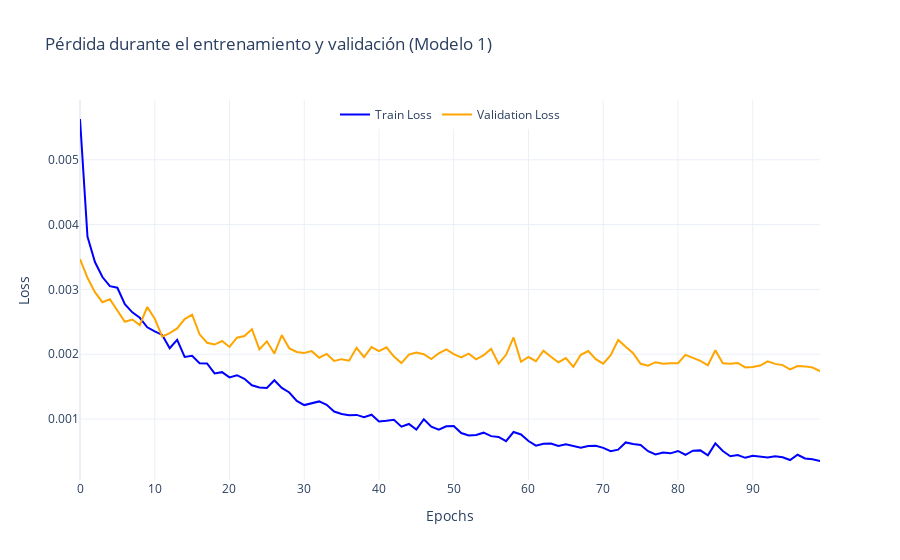
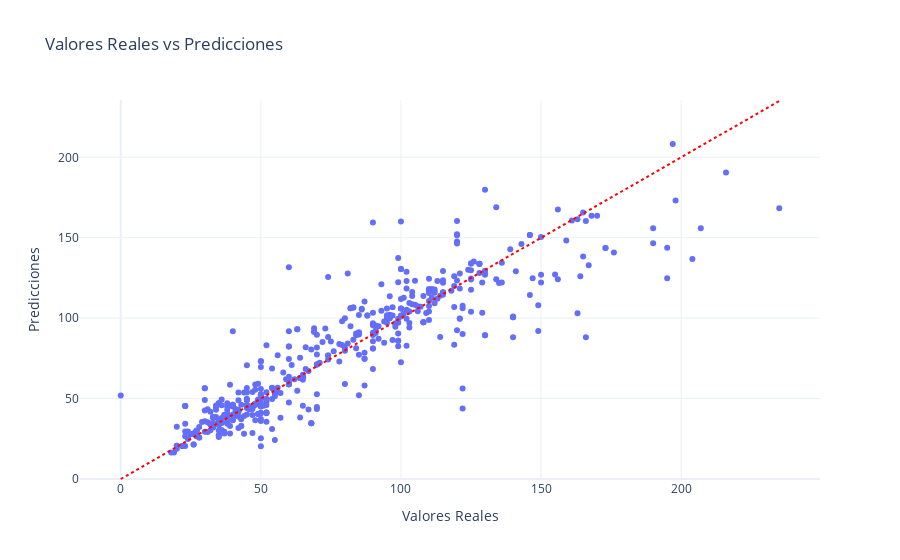

Here is the notebook cell these charts were saved with, in order:
### Code cell
import plotly.express as px
import plotly.graph_objects as go

model = Sequential([
    Input(shape=(X_train_scaled.shape[1],)),  # Camada de entrada
    Dense(units=64, activation='relu'),
    Dense(units=32, activation='relu'),
    Dense(units=16, activation='relu'),
    Dense(units=8, activation='relu'),
    Dense(units=1)  # Camada de salida
])

model.compile(optimizer=Adam(learning_rate=0.001), loss='mean_squared_error')

history = model.fit(
    X_train_scaled, y_train_scaled,
    validation_data=(X_test_scaled, y_test_scaled),
    epochs=100,
    batch_size=32,
    verbose=1
)

fig = go.Figure()
fig.add_trace(go.Scatter(y=history.history['loss'], mode='lines', name='Train Loss', line=dict(color='blue')))
fig.add_trace(go.Scatter(y=history.history['val_loss'], mode='lines', name='Validation Loss', line=dict(color='orange')))
fig.update_layout(title="Pérdida durante el entrenamiento y validación (Modelo 1)",
                  xaxis_title="Epochs", yaxis_title="Loss", template="plotly_white",
                  legend=dict(x=0.5, y=1, xanchor='center', orientation='h'))
fig.show()

joblib.dump(fig, "ETL - Fase 4 - Streamlit/images/analysis/train_val_loss.pkl")

test_loss = model.evaluate(X_test_scaled, y_test_scaled)

predictions = model.predict(X_test_scaled)

# Desescalar las predicciones
predictions_original = y_scaler.inverse_transform(predictions)


# Graficar el resultado del entrenamiento del modelo usando plotly
resultados_df = pd.DataFrame({
    "Valores Reales": y_test,
    "Predicciones": predictions_original.ravel() # predictions tiene 2D, ravel para transformar en 1D para la creación del df
})

fig = px.scatter(
    resultados_df,
    x="Valores Reales",
    y="Predicciones",
    title="Valores Reales vs Predicciones",
    template="plotly_white"
)

# Añadir una línea de referencia donde las predicciones coinciden perfectamente con los valores reales
fig.add_shape(
    type="line",
    x0=resultados_df["Valores Reales"].min(),
    y0=resultados_df["Valores Reales"].min(),
    x1=resultados_df["Valores Reales"].max(),
    y1=resultados_df["Valores Reales"].max(),
    line=dict(color="red", dash="dot")
)

joblib.dump(fig, "ETL - Fase 4 - Streamlit/images/analysis/real_vs_pred.pkl")

fig.show()

### Figure 1 — Plotly figure (JSON) as saved in the notebook; plotly's stock layout.template omitted (floating-point values rounded to 4 significant figures)
{"data": [{"line": {"color": "blue"}, "mode": "lines", "name": "Train Loss", "type": "scatter", "y": [0.005629, 0.003814, 0.003422, 0.003191, 0.00305, 0.003026, 0.002772, 0.002647, 0.002562, 0.002416, 0.002353, 0.002298, 0.002093, 0.002223, 0.001959, 0.001975, 0.001862, 0.001858, 0.001705, 0.001724, 0.001643, 0.001677, 0.001622, 0.001522, 0.001487, 0.00148, 0.001598, 0.00148, 0.00141, 0.00128, 0.001216, 0.001246, 0.001272, 0.001221, 0.001117, 0.001077, 0.001058, 0.001065, 0.00103, 0.001067, 0.0009632, 0.0009731, 0.0009882, 0.0008833, 0.0009242, 0.0008383, 0.0009973, 0.0008816, 0.0008364, 0.0008884, 0.000892, 0.0007848, 0.000747, 0.0007539, 0.0007899, 0.0007369, 0.0007249, 0.0006594, 0.0008003, 0.0007627, 0.000661, 0.0005903, 0.0006202, 0.0006217, 0.0005837, 0.0006114, 0.0005884, 0.0005579, 0.0005844, 0.0005869, 0.0005565, 0.0005032, 0.0005288, 0.0006399, 0.0006142, 0.0005998, 0.0005043, 0.0004537, 0.0004844, 0.0004713, 0.000508, 0.0004495, 0.0005123, 0.0005171, 0.0004421, 0.0006244, 0.0005072, 0.0004267, 0.0004464, 0.0004024, 0.0004354, 0.0004164, 0.0004082, 0.000428, 0.0004113, 0.0003679, 0.00045, 0.0003929, 0.000381, 0.0003533]}, {"line": {"color": "orange"}, "mode": "lines", "name": "Validation Loss", "type": "scatter", "y": [0.003467, 0.003179, 0.002957, 0.002803, 0.002848, 0.002669, 0.0025, 0.002536, 0.00245, 0.00273, 0.002546, 0.002271, 0.002325, 0.002398, 0.002542, 0.00261, 0.002307, 0.002178, 0.00215, 0.002204, 0.002112, 0.002255, 0.002281, 0.002386, 0.002074, 0.0022, 0.002011, 0.002294, 0.002091, 0.002036, 0.002019, 0.002048, 0.001946, 0.002005, 0.001897, 0.001924, 0.0019, 0.002099, 0.001957, 0.002111, 0.002049, 0.002108, 0.001965, 0.001863, 0.001995, 0.002027, 0.002, 0.001927, 0.002016, 0.002074, 0.002001, 0.001951, 0.00201, 0.00192, 0.001986, 0.002083, 0.001855, 0.001991, 0.002259, 0.001885, 0.001957, 0.001892, 0.002054, 0.001961, 0.001874, 0.001941, 0.001806, 0.001992, 0.002049, 0.001924, 0.001854, 0.001987, 0.00222, 0.002114, 0.002017, 0.001853, 0.001825, 0.001878, 0.001854, 0.001862, 0.001861, 0.001989, 0.001944, 0.001898, 0.00183, 0.002061, 0.001861, 0.001853, 0.001866, 0.001796, 0.001803, 0.001826, 0.001891, 0.001851, 0.001832, 0.001766, 0.001818, 0.001813, 0.001794, 0.00174]}], "layout": {"legend": {"orientation": "h", "x": 0.5, "xanchor": "center", "y": 1}, "title": {"text": "Pérdida durante el entrenamiento y validación (Modelo 1)"}, "xaxis": {"title": {"text": "Epochs"}}, "yaxis": {"title": {"text": "Loss"}}}}

### Figure 2 — Plotly figure (JSON) as saved in the notebook; plotly's stock layout.template omitted (floating-point values rounded to 4 significant figures; data arrays with more than 128 entries replaced by an {"elided": "..."} marker saying what was removed)
{"data": [{"hovertemplate": "Valores Reales=%{x}<br>Predicciones=%{y}<extra></extra>", "legendgroup": "", "marker": {"color": "#636efa", "symbol": "circle"}, "mode": "markers", "name": "", "orientation": "v", "showlegend": false, "type": "scatter", "x": {"elided": "500 int values"}, "xaxis": "x", "y": {"elided": "500 float values"}, "yaxis": "y"}], "layout": {"legend": {"tracegroupgap": 0}, "shapes": [{"line": {"color": "red", "dash": "dot"}, "type": "line", "x0": 0, "x1": 235, "y0": 0, "y1": 235}], "title": {"text": "Valores Reales vs Predicciones"}, "xaxis": {"anchor": "y", "domain": [0, 1], "title": {"text": "Valores Reales"}}, "yaxis": {"anchor": "x", "domain": [0, 1], "title": {"text": "Predicciones"}}}}
